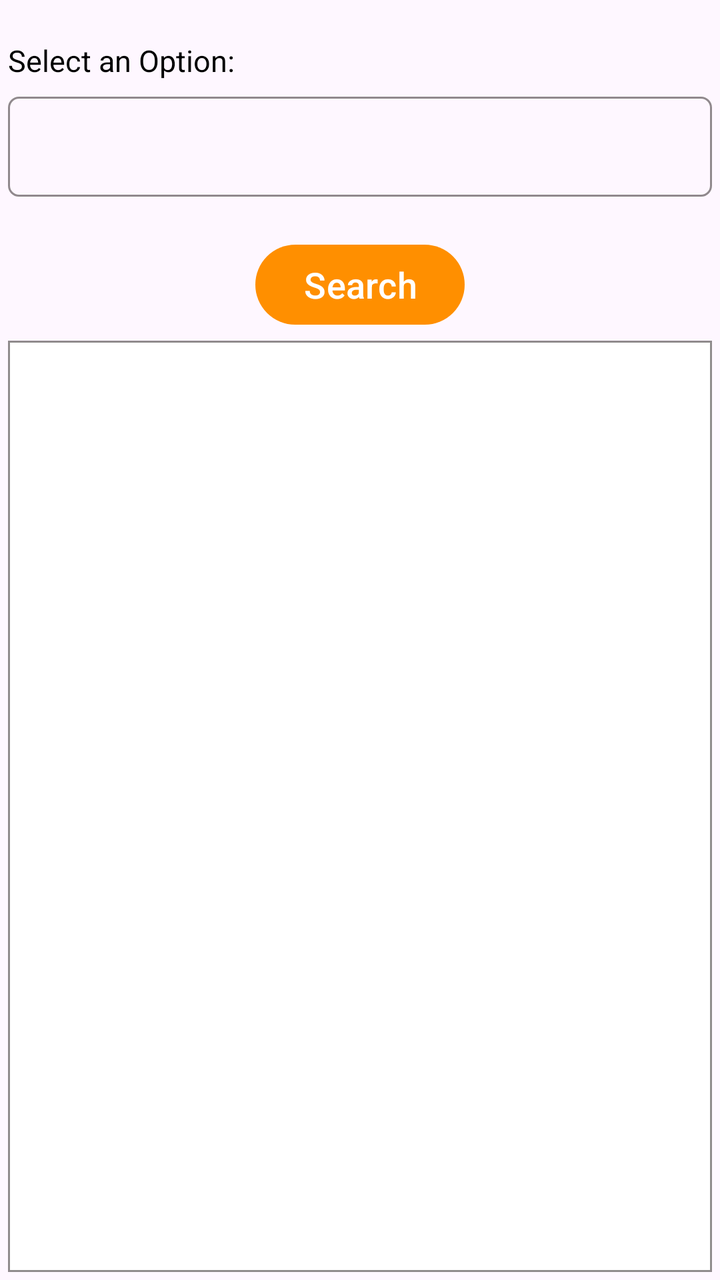
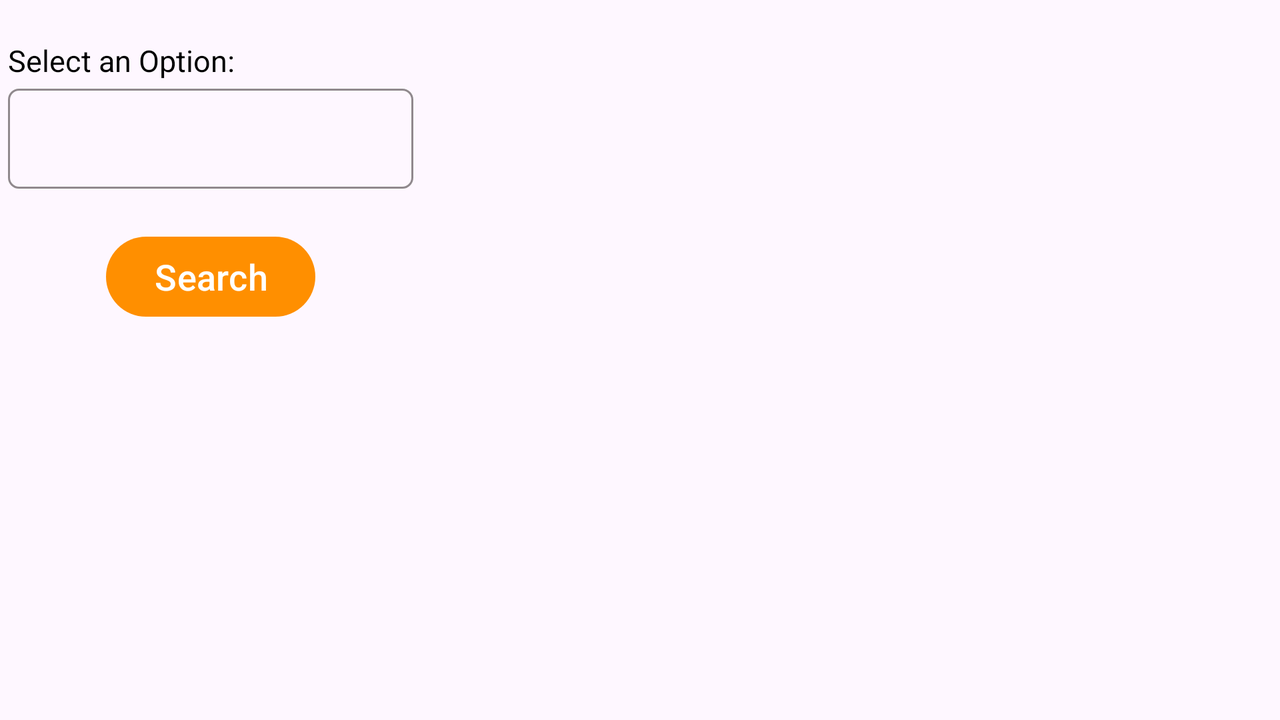

First picture: res/layout/ on a phone held upright. Second picture: the repository's own variant of that layout, on a device whose configuration matches the variant's folder. Source for both follows.
<!-- AndroidManifest.xml: application theme Theme.LibraryApp -->
<!-- res/layout/fragment_search.xml -->
<?xml version="1.0" encoding="utf-8"?>

<LinearLayout
    xmlns:android="http://schemas.android.com/apk/res/android"
    xmlns:tools="http://schemas.android.com/tools"
    android:layout_width="match_parent"
    android:layout_height="match_parent"
    android:orientation="vertical"
    tools:context=".ui.search.SearchFragment">

    <TextView
        android:id="@+id/textViewSelectBook"
        android:layout_width="220dp"
        android:layout_height="wrap_content"
        android:layout_marginBottom="4dp"
        android:text="@string/select_an_option"
        android:textColor="@android:color/black"
        android:textSize="15sp"
        android:layout_marginTop="20dp"
        android:layout_marginStart="4dp" />

    <Spinner
        android:id="@+id/spinnerOptions"
        android:layout_width="match_parent"
        android:layout_height="50dp"
        android:layout_marginBottom="16dp"
        android:background="@drawable/spinner_border"
        android:paddingStart="16dp"
        android:paddingTop="8dp"
        android:paddingEnd="16dp"
        android:paddingBottom="8dp"
        android:spinnerMode="dropdown"
        android:layout_margin="4dp"
        />


    <Button
        android:id="@+id/searchbutton"
        android:layout_width="wrap_content"
        android:layout_height="wrap_content"
        android:text="@string/search"
        android:textSize="18sp"
        android:layout_gravity="center_horizontal"
        android:textAlignment="center"
        android:layout_marginTop="16dp"/>

    <ScrollView
        android:layout_width="match_parent"
        android:layout_height="0dp"
        android:layout_weight="1"
        android:layout_marginTop="16dp"
        android:background="@drawable/table_row_bg"
        android:layout_margin="4dp">

        <TableLayout
            android:id="@+id/queryResultTable"
            android:layout_width="match_parent"
            android:layout_height="wrap_content"
            android:layout_margin="0dp"
            android:padding="8dp">

            

        </TableLayout>
    </ScrollView>

</LinearLayout>
<!-- resources referenced by this layout -->
<resources>
  <!-- drawable spinner_border (drawable) -->
  <?xml version="1.0" encoding="utf-8"?>
  
  <shape xmlns:android="http://schemas.android.com/apk/res/android"
      android:shape="rectangle">
      <solid android:color="@android:color/transparent" />
      <corners android:radius="5dp" />
  
      <stroke
          android:width="1dp"
          android:color="@color/light_gray" />
  
  </shape>
  <!-- drawable table_row_bg (drawable) -->
  <?xml version="1.0" encoding="utf-8"?>
  
  <shape xmlns:android="http://schemas.android.com/apk/res/android"
      android:shape="rectangle">
      <stroke
          android:width="1dp"
          android:color="@color/light_gray" />
  
      <solid android:color="@android:color/white" />
  </shape>
  <string name="search">Search</string>
  <string name="select_an_option">Select an Option:</string>
  <style name="Theme.LibraryApp" parent="Base.Theme.LibraryApp" />
  <color name="light_gray">#7E201A1A</color>
  <style name="Base.Theme.LibraryApp" parent="Theme.Material3.DayNight.NoActionBar">
          
         <item name="colorPrimary">@color/yellow</item>
      </style>
  <color name="yellow">#ff8f00</color>
</resources>
<!-- res/layout-land/fragment_search.xml (the repository's variant of the layout above) -->
<!-- drawn on the phone turned sideways -->
<?xml version="1.0" encoding="utf-8"?>
<LinearLayout
    xmlns:android="http://schemas.android.com/apk/res/android"
    xmlns:tools="http://schemas.android.com/tools"
    android:layout_width="match_parent"
    android:layout_height="match_parent"
    android:orientation="horizontal"
    tools:context=".ui.search.SearchFragment">

    
    <LinearLayout
        android:layout_width="0dp"
        android:layout_height="match_parent"
        android:layout_weight="1"
        android:orientation="vertical">

        <TextView
            android:id="@+id/textViewSelectBook"
            android:layout_width="match_parent"
            android:layout_height="wrap_content"
            android:layout_marginTop="20dp"
            android:text="@string/select_an_option"
            android:textColor="@android:color/black"
            android:textSize="15sp"
            android:layout_marginStart="4dp" />

        <Spinner
            android:id="@+id/spinnerOptions"
            android:layout_width="match_parent"
            android:layout_height="50dp"
            android:layout_marginBottom="16dp"
            android:background="@drawable/spinner_border"
            android:paddingStart="16dp"
            android:paddingTop="8dp"
            android:paddingEnd="16dp"
            android:paddingBottom="8dp"
            android:spinnerMode="dropdown"
            android:layout_margin="4dp" />

        <Button
            android:id="@+id/searchbutton"
            android:layout_width="wrap_content"
            android:layout_height="wrap_content"
            android:layout_gravity="center_horizontal"
            android:layout_marginTop="16dp"
            android:text="@string/search"
            android:textAlignment="center"
            android:textSize="18sp" />
    </LinearLayout>

    
    <ScrollView
        android:layout_width="0dp"
        android:layout_height="match_parent"
        android:layout_weight="2"
        android:layout_margin="4dp">

        <TableLayout
            android:id="@+id/queryResultTable"
            android:layout_width="match_parent"
            android:layout_height="wrap_content"
            android:padding="8dp">
        </TableLayout>
    </ScrollView>

</LinearLayout>
<!-- resources referenced by the variant -->
<!-- as the phone turned sideways resolves them -->
<resources>
  <!-- drawable spinner_border (drawable) -->
  <?xml version="1.0" encoding="utf-8"?>
  
  <shape xmlns:android="http://schemas.android.com/apk/res/android"
      android:shape="rectangle">
      <solid android:color="@android:color/transparent" />
      <corners android:radius="5dp" />
  
      <stroke
          android:width="1dp"
          android:color="@color/light_gray" />
  
  </shape>
  <string name="search">Search</string>
  <string name="select_an_option">Select an Option:</string>
  <style name="Theme.LibraryApp" parent="Base.Theme.LibraryApp" />
  <color name="light_gray">#7E201A1A</color>
  <style name="Base.Theme.LibraryApp" parent="Theme.Material3.DayNight.NoActionBar">
          
         <item name="colorPrimary">@color/yellow</item>
      </style>
  <color name="yellow">#ff8f00</color>
</resources>
